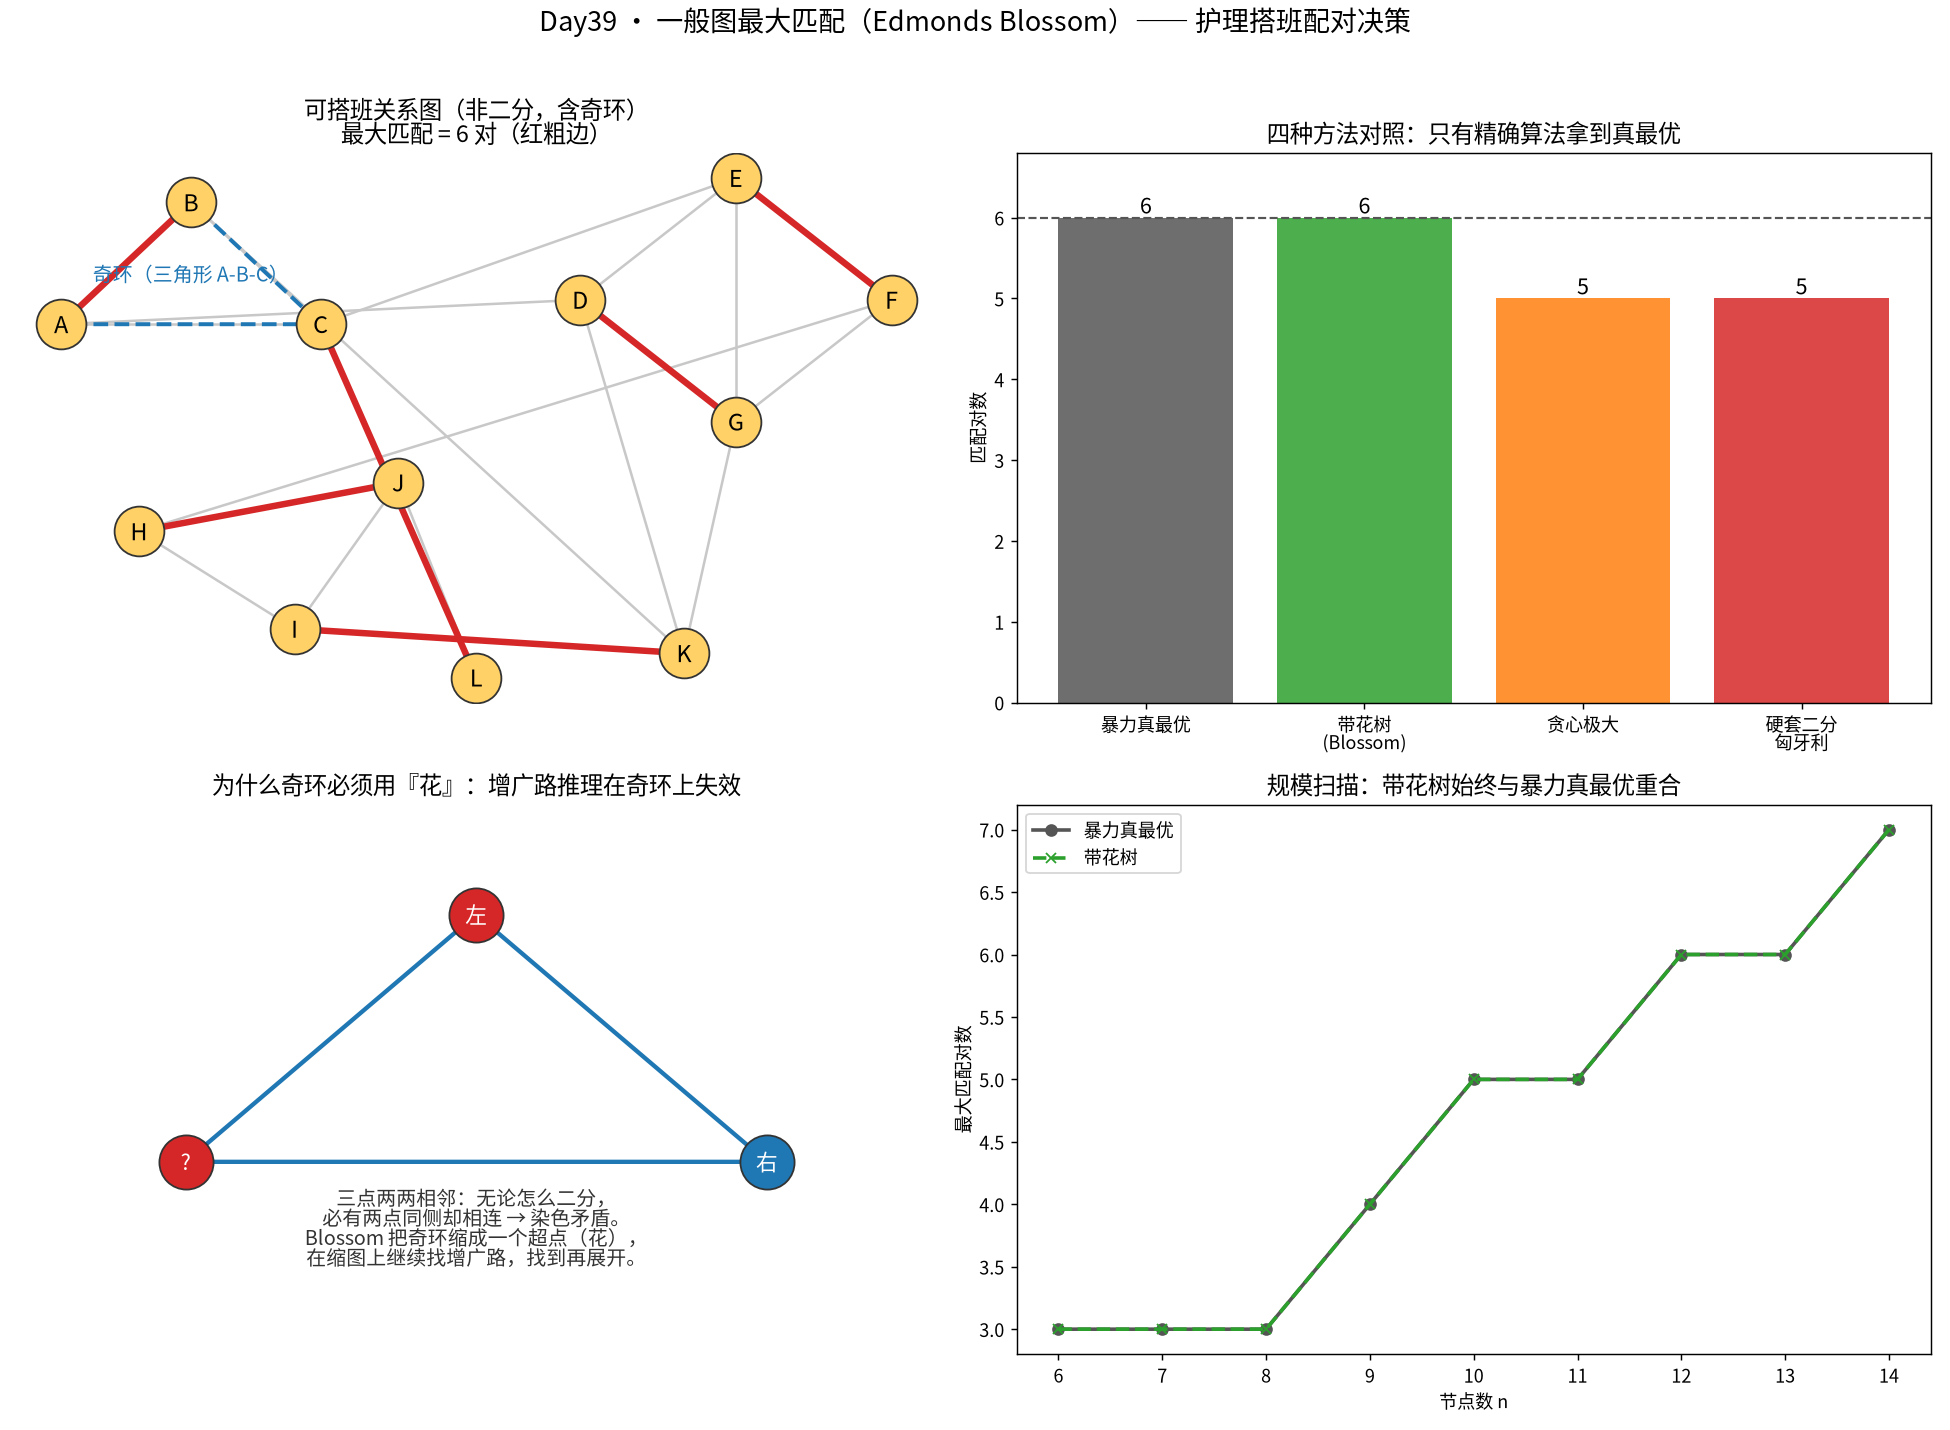

The Python source for this figure:
#!/usr/bin/env python3
# -*- coding: utf-8 -*-
"""
subject: mathematical-modeling
level:   L7 图论、网络与动态模型 / L8 数值计算与算法
anchor:  Day39 - 一般图最大匹配（Blossom 带花树 / Edmonds 算法）
goal:    在一张【非二分】的现实配对图上求最大匹配。
        二分图有匈牙利算法（Day22/Day25），但现实里"谁能和谁配对"的关系图
        一旦出现【奇环】（三人互相都认可），增广路推理就会失效——
        这时必须用 Edmonds 的【带花树（Blossom）】算法：把奇环缩成"花"，
        在半缩图上继续找增广路，再把花展开。

本脚本零专用图匹配库，全部手写：
  1) 邻接表建图（真实决策：医院护理小组两两搭班配对）
  2) 手写 Edmonds Blossom（找增广路 + 缩花 + 标记花身份 + 展开并翻转匹配）
  3) 暴力枚举求最大匹配作【独立裁判】（小规模，用位掩码 + 递归）
  4) 与"错误地套用二分图匈牙利算法"的正解对照——暴露奇环为什么坑
  5) 输出图（四个子图）

运行：cd /home/ubuntu/Note && ./.venv/bin/python "Mathematical_Modeling/08 - Python/daily/2026-10-07/blossom_general_matching.py"
"""

import os
import itertools
import random

import numpy as np
import matplotlib
matplotlib.use("Agg")
import matplotlib.pyplot as plt
from matplotlib import font_manager

# ---------------------------------------------------------------- 中文字体
for _f in ["Noto Sans CJK SC", "Noto Sans CJK JP", "WenQuanYi Zen Hei",
           "WenQuanYi Micro Hei", "Source Han Sans SC"]:
    if any(_f in f.name for f in font_manager.fontManager.ttflist):
        plt.rcParams["font.sans-serif"] = [_f]
        break
plt.rcParams["axes.unicode_minus"] = False

OUT_DIR = os.path.dirname(os.path.abspath(__file__))


# =====================================================================
# 0. 真实决策问题：三甲医院护理小组「两两搭班」配对
# =====================================================================
# 12 名护士。两人能否搭班取决于「配合度」（历史协作记录里互相认可）。
# 目标：把护士两两配对成 6 组同班搭档，使「配上搭档的人数」最大
#      （= 最大匹配），且配出来的组尽量是"互相认可的强关系"。
#
# 关键：这张「可搭班关系图」【不是二分图】——因为存在三人互相认可的奇环：
#      N1-N2-N3-N1（三人都两两愿意搭班）。
#      二分图算法（匈牙利）会把点强行分成左右两组，对奇环必定出错。
#
# 护士群体（跨学历/科室，本来就无自然的二分划分）：
NURSES = [
    "A 张敏(ICU)", "B 李强(急诊)", "C 王芳(ICU)", "D 赵磊(手术)",
    "E 陈静(急诊)", "F 刘洋(手术)", "G 周霞(儿科)", "H 吴斌(内科)",
    "I 郑丽(儿科)", "J 孙浩(内科)", "K 冯娜(ICU)", "L 何军(急诊)",
]

# 可搭班边（无向，索引 0..11）。刻意织入多个奇环：
#   奇环1: A-B-C-A          （三人互认，全 IC∪急诊 骨干）
#   奇环2: D-E-F-G-D(4)     —— 4 是偶环；再加 H-I-J-H 奇环
#   奇环3: H-I-J-H
#   长边: A-D, C-E, F-H, G-K, I-K, J-L, D-K, E-G ...
EDGES = [
    (0, 1), (1, 2), (2, 0),        # 奇环1 A-B-C-A（三角形，最小奇环）
    (3, 4), (4, 5), (5, 6), (6, 3),# 偶环 D-E-F-G-D
    (7, 8), (8, 9), (9, 7),        # 奇环3 H-I-J-H
    (0, 3), (2, 4), (5, 7), (6, 10),
    (8, 10), (9, 11), (3, 10), (4, 6), (1, 10), (11, 2),
]


def build_adj(n, edges):
    adj = [set() for _ in range(n)]
    for u, v in edges:
        adj[u].add(v)
        adj[v].add(u)
    return adj


# =====================================================================
# 1. 手写 Edmonds Blossom（一般图最大匹配）
# =====================================================================
# 核心思想：从每个未匹配点出发，用 BFS 找一条「增广路」——两端都是未匹配点、
#          且路上匹配/未匹配边交替。找到就把匹配数 +1。
# 难点：在非二分图里，BFS 会遇到「奇环（花 blossom）」——环长奇数，
#       两条搜索路径在环上相遇，出现“同色点相连”。此时不能简单判定
#       “已冲突”，而要把这个奇环【收缩成一个超点（花）】，
#       在缩后的图上继续 BFS；找到增广路后再把花【展开】还原。
#
# 实现（经典 O(V^3) 版本，邻接表 + 花基 base 数组）：
#   match[v]  : 与 v 匹配的点，未匹配为 -1
#   p[v]      : BFS 树中 v 的父节点
#   base[v]   : v 所在花的“花根”（代表元）；未缩时 base[v]=v
#   used[v]   : v 是否已被 BFS 访问
#   q         : BFS 队列
def lca(a, b, match, p, base):
    """求 BFS 树上节点 a、b 的最近公共祖先（花根意义下）——花的花托。"""
    used = set()
    while True:
        a = base[a]
        used.add(a)
        if match[a] == -1:
            break
        a = p[match[a]]
    while True:
        b = base[b]
        if b in used:
            return b
        b = p[match[b]]


def mark_path(v, b, child, match, p, base, blossom):
    """把 v 到花托 b 的路径上的点全部标记为“花内”，并把 base 改成花托。"""
    while base[v] != b:
        blossom[base[v]] = True
        blossom[base[match[v]]] = True
        p[v] = child
        child = match[v]
        v = p[match[v]]


def find_path(root, adj, match, base, p, used):
    """从 root 出发找增广路；找到返回另一个未匹配端点 v（其 p[] 指向树上的父），
    否则返回 None。"""
    n = len(adj)
    used[:] = [False] * n
    p[:] = [-1] * n
    for i in range(n):
        base[i] = i
    used[root] = True
    q = [root]
    head = 0
    while head < len(q):
        v = q[head]
        head += 1
        for to in adj[v]:
            # 跳过：已在同一朵花内；以及“匹配边回头”
            if base[v] == base[to] or match[v] == to:
                continue
            # 情形一：to 已经长在 BFS 树上（或就是 root）→ 遇到奇环，缩花
            if to == root or (match[to] != -1 and p[match[to]] != -1):
                curbase = lca(v, to, match, p, base)
                blossom = [False] * n
                mark_path(v, curbase, to, match, p, base, blossom)
                mark_path(to, curbase, v, match, p, base, blossom)
                # 把花内所有点重新标 base 并压入队列
                for i in range(n):
                    if blossom[base[i]]:
                        base[i] = curbase
                        if not used[i]:
                            used[i] = True
                            q.append(i)
            elif p[to] == -1:
                # 情形二：to 未在 BFS 树中 → 把它挂到树上
                p[to] = v
                if match[to] == -1:
                    return to               # 另一个未匹配端点 → 增广路找到
                # 否则把 to 的匹配点继续入队（交替搜索）
                nxt = match[to]
                used[nxt] = True
                q.append(nxt)
    return None


def augment(v, match, p, base):
    """沿 BFS 树把 v 到根的路径做匹配翻转。注意：p[v] 是 v 在树上的父，
    翻转 v↔p[v]，再跳到 p[v] 原来的匹配伙伴继续。"""
    while v != -1:
        pv = p[v]
        nv = match[pv] if pv != -1 else -1
        match[v] = pv
        match[pv] = v
        v = nv


def blossom_max_matching(n, edges):
    """Edmonds 带花树：返回 (matching_size, match_array, n_augmentations)。"""
    adj = build_adj(n, edges)
    match = [-1] * n
    base = list(range(n))
    p = [-1] * n
    used = [False] * n
    aug = 0
    for i in range(n):
        if match[i] == -1:
            v = find_path(i, adj, match, base, p, used)
            if v is not None:
                aug += 1
                augment(v, match, p, base)
    size = sum(1 for m in match if m != -1) // 2
    return size, match, aug


# =====================================================================
# 2. 独立裁判：暴力枚举最大匹配（小规模，位掩码 + 记忆化递归）
# =====================================================================
def brute_max_matching(n, edges):
    adj = build_adj(n, edges)
    from functools import lru_cache

    @lru_cache(maxsize=None)
    def solve(mask):
        # mask: 尚未处理的点集合；取编号最小的点 v
        if mask == 0:
            return 0
        v = (mask & -mask).bit_length() - 1
        # 方案一：v 不匹配
        best = solve(mask & ~(1 << v))
        # 方案二：v 与某个邻居 u 匹配（都从 mask 中移除）
        m = mask & ~(1 << v)
        for u in adj[v]:
            if m >> u & 1:
                best = max(best, 1 + solve(m & ~(1 << u)))
        return best

    return solve((1 << n) - 1)


# =====================================================================
# 3. 错误对照：把一般图硬当二分图跑匈牙利（看看会怎样）
# =====================================================================
def greedy_maximal_matching(n, edges):
    """贪心极大匹配（不是最大！）——用来展示“贪心 ≠ 最优”。"""
    adj = build_adj(n, edges)
    match = [-1] * n
    for u, v in edges:
        if match[u] == -1 and match[v] == -1:
            match[u] = v
            match[v] = u
    return sum(1 for m in match if m != -1) // 2, match


def naive_bipartite_hungarian(n, edges, left_split):
    """把图硬拆成左右两半、套二分图匈牙利（Kuhn 增广）。
    在非二分图上，left_split 之外的边会被忽略 → 极可能漏掉最优匹配。"""
    left = set(left_split)
    # 只保留“左→右”的边（把无向边硬当有向二分图）
    badj = [[] for _ in range(n)]
    for u, v in edges:
        if u in left and v not in left:
            badj[u].append(v)
        elif v in left and u not in left:
            badj[v].append(u)
    matchR = {}
    matchL = {}

    def try_kuhn(u, seen):
        for v in badj[u]:
            if v in seen:
                continue
            seen.add(v)
            if v not in matchR or try_kuhn(matchR[v], seen):
                matchR[v] = u
                matchL[u] = v
                return True
        return False

    for u in sorted(left):
        try_kuhn(u, set())
    return len(matchR), matchL, matchR


# =====================================================================
# 4. 主流程
# =====================================================================
def main():
    n = len(NURSES)
    print("=" * 68)
    print("Day39 · 一般图最大匹配（Edmonds Blossom 带花树）—— 护理搭班配对")
    print("=" * 68)
    print(f"护士 {n} 名，可搭班边 {len(EDGES)} 条")

    # 4.1 带花树求最大匹配
    size, match, aug = blossom_max_matching(n, EDGES)
    pairs = sorted({tuple(sorted((i, match[i]))) for i in range(n) if match[i] != -1})
    print(f"\n[带花树] 最大匹配 = {size} 对（增广 {aug} 次）")
    print("  配出的搭班组：")
    for a, b in pairs:
        print(f"    {NURSES[a]}  ⇄  {NURSES[b]}")
    unmatched = [NURSES[i] for i in range(n) if match[i] == -1]
    print(f"  未配上：{'、'.join(unmatched) if unmatched else '（全部配上）'}")

    # 4.2 独立裁判：暴力枚举
    brute = brute_max_matching(n, EDGES)
    print(f"\n[暴力枚举裁判] 最大匹配 = {brute} 对")

    # 4.3 对照一：贪心极大匹配（会掉进局部最优）
    g_size, g_match = greedy_maximal_matching(n, EDGES)
    print(f"[贪心极大匹配] = {g_size} 对（比最优少 {brute - g_size} 对）")

    # 4.4 对照二：硬套二分图匈牙利
    #     用奇偶染色找二分划分——非二分图染色必然失败，这里退化地取一半点
    left_split = [i for i in range(n) if i % 2 == 0]
    b_size, _, _ = naive_bipartite_hungarian(n, EDGES, left_split)
    print(f"[硬套二分匈牙利] = {b_size} 对（比最优少 {brute - b_size} 对）")

    # 4.5 断言（多尺度核验）
    assert size == brute, f"带花树 {size} != 暴力真最优 {brute}"
    assert 2 * size <= n
    assert all((match[i] == -1) == (match[match[i]] == -1) for i in range(n) if match[i] != -1)
    # 匹配合法性：配对必须是一条真实存在的边，且无重边/无自匹配
    eset = {tuple(sorted(e)) for e in EDGES}
    for i in range(n):
        if match[i] != -1:
            assert match[i] != i
            assert tuple(sorted((i, match[i]))) in eset, "配了对不存在的边"
            assert match[match[i]] == i, "匹配不对称"
    assert size >= g_size, "最大匹配不可能小于贪心"
    print("\n[断言] 全部通过：带花树==暴力量、配对合法、对称、≥贪心")

    # 4.6 随机小规模压力测试：带花树 == 暴力（20 次）
    rng = random.Random(20261007)
    ok = 0
    for _ in range(20):
        k = rng.randint(6, 10)
        ps = 0.45
        ed = [(i, j) for i in range(k) for j in range(i + 1, k) if rng.random() < ps]
        s1, _, _ = blossom_max_matching(k, ed)
        s2 = brute_max_matching(k, ed)
        assert s1 == s2, f"随机图失配: k={k} blossom={s1} brute={s2}"
        ok += 1
    print(f"[随机压力测试] {ok}/20 张随机图 带花树==暴力，全部一致")

    # ------------------------------------------------------------------
    # 5. 画图
    # ------------------------------------------------------------------
    fig, axes = plt.subplots(2, 2, figsize=(15, 11))

    # --- 子图(1)：可搭班关系图 + 最大匹配（红粗边） + 奇环高亮 ---
    ax = axes[0, 0]
    # 手工布局：把奇环摆成明显的三角形
    pos = {
        0: (0.0, 2.0), 1: (1.0, 3.0), 2: (2.0, 2.0),          # 奇环1 A-B-C
        3: (4.0, 2.2), 4: (5.2, 3.2), 5: (6.4, 2.2), 6: (5.2, 1.2),  # 环 D-E-F-G
        7: (0.6, 0.3), 8: (1.8, -0.5), 9: (2.6, 0.7),          # 奇环3 H-I-J
        10: (4.8, -0.7), 11: (3.2, -0.9),
    }
    for u, v in EDGES:
        x = [pos[u][0], pos[v][0]]
        y = [pos[u][1], pos[v][1]]
        ax.plot(x, y, "-", color="#c8c8c8", lw=1.4, zorder=1)
    for a, b in pairs:
        x = [pos[a][0], pos[b][0]]
        y = [pos[a][1], pos[b][1]]
        ax.plot(x, y, "-", color="#d62728", lw=3.6, zorder=3)
    for i in range(n):
        c = "#ffd166" if match[i] != -1 else "#eeeeee"
        ax.scatter(*pos[i], s=760, c=c, edgecolors="#333", zorder=4)
        ax.text(pos[i][0], pos[i][1], chr(ord("A") + i), ha="center",
                va="center", fontsize=13, zorder=5)
    # 高亮奇环1
    tri = [pos[0], pos[1], pos[2], pos[0]]
    ax.plot([p[0] for p in tri], [p[1] for p in tri], "--",
            color="#1f77b4", lw=2.2, zorder=2)
    ax.text(1.0, 2.35, "奇环（三角形 A-B-C）", color="#1f77b4",
            ha="center", fontsize=11)
    ax.set_title(f"可搭班关系图（非二分，含奇环）\n最大匹配 = {size} 对（红粗边）",
                 fontsize=13)
    ax.axis("off")

    # --- 子图(2)：方法对照柱状 ---
    ax = axes[0, 1]
    labels = ["暴力真最优", "带花树\n(Blossom)", "贪心极大", "硬套二分\n匈牙利"]
    vals = [brute, size, g_size, b_size]
    colors = ["#555555", "#2ca02c", "#ff7f0e", "#d62728"]
    bars = ax.bar(labels, vals, color=colors, alpha=0.85)
    for b, v in zip(bars, vals):
        ax.text(b.get_x() + b.get_width() / 2, v + 0.05, str(v),
                ha="center", fontsize=12)
    ax.axhline(brute, ls="--", color="#555", lw=1.2)
    ax.set_ylabel("匹配对数")
    ax.set_title("四种方法对照：只有精确算法拿到真最优", fontsize=13)
    ax.set_ylim(0, max(vals) + 0.8)

    # --- 子图(3)：为什么奇环坑死二分图（示意）---
    ax = axes[1, 0]
    ax.set_title("为什么奇环必须用『花』：增广路推理在奇环上失效", fontsize=13)
    # 画一个三角形，演示左右染色矛盾
    t = np.array([[0, 1.6], [1.4, -0.2], [-1.4, -0.2], [0, 1.6]])
    ax.plot(t[:, 0], t[:, 1], "-", color="#1f77b4", lw=2.4)
    for k, (xx, yy) in enumerate([(0, 1.6), (1.4, -0.2), (-1.4, -0.2)]):
        col = "#d62728" if k != 1 else "#1f77b4"
        ax.scatter(xx, yy, s=900, c=col, edgecolors="#333", zorder=3)
        ax.text(xx, yy, ["左", "右", "?"][k], ha="center", va="center",
                color="white", fontsize=12, zorder=4)
    ax.text(0, -0.95,
            "三点两两相邻：无论怎么二分，\n必有两点同侧却相连 → 染色矛盾。\nBlossom 把奇环缩成一个超点（花），\n在缩图上继续找增广路，找到再展开。",
            ha="center", fontsize=11, color="#333")
    ax.set_xlim(-2.2, 2.2)
    ax.set_ylim(-1.6, 2.4)
    ax.axis("off")

    # --- 子图(4)：匹配数随节点规模增长（带花树 vs 暴力，验证一致）---
    ax = axes[1, 1]
    rng2 = random.Random(7)
    ks = list(range(6, 15))
    b_curve, a_curve = [], []
    for k in ks:
        ed = [(i, j) for i in range(k) for j in range(i + 1, k) if rng2.random() < 0.4]
        s1, _, _ = blossom_max_matching(k, ed)
        s2 = brute_max_matching(k, ed)
        a_curve.append(s1)
        b_curve.append(s2)
    ax.plot(ks, b_curve, "o-", color="#555", label="暴力真最优", lw=2)
    ax.plot(ks, a_curve, "x--", color="#2ca02c", label="带花树", lw=2)
    ax.set_xlabel("节点数 n")
    ax.set_ylabel("最大匹配对数")
    ax.set_title("规模扫描：带花树始终与暴力真最优重合", fontsize=13)
    ax.legend()

    fig.suptitle("Day39 · 一般图最大匹配（Edmonds Blossom）—— 护理搭班配对决策",
                 fontsize=15, y=0.995)
    fig.tight_layout(rect=[0, 0, 1, 0.98])
    out = os.path.join(OUT_DIR, "blossom_general_matching.png")
    fig.savefig(out, dpi=130)
    print(f"\n[图] 已保存 {out}")


if __name__ == "__main__":
    main()
